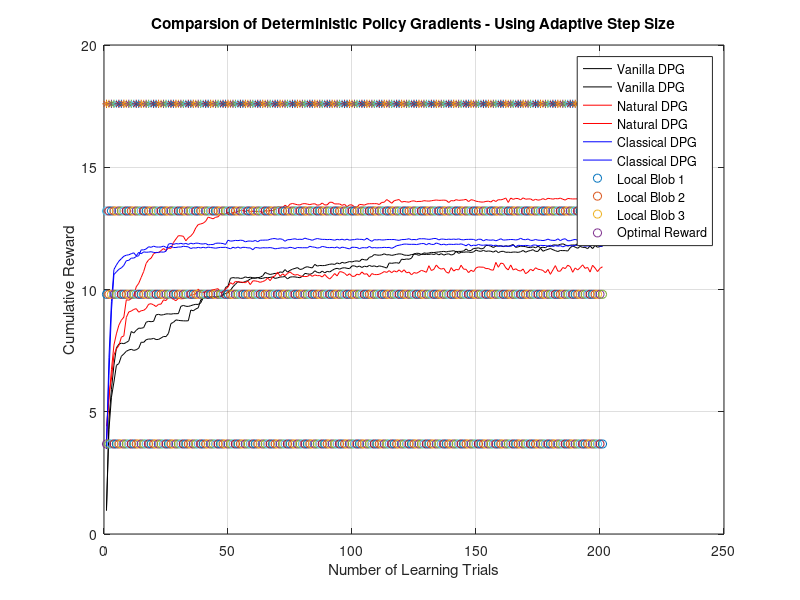

Reproduce this figure in MATLAB.
load('Results With Blobs.mat')
plot([1:201], aDPG_c_256, 'k', [1:201], aDPG_c_512, 'k',  [1:201], aNDPG_c_256, 'r', [1:201], aNDPG_c_512, 'r', [1:201], aNestDPG_c_256, 'b', [1:201], aNestDPG_c_512, 'b',  [1:201], rwdBlob1,'o', [1:201], rwdBlob2, 'o', [1:201], rwdBlob3, 'o', [1:201], totalReward,'*')

legend('Vanilla DPG', 'Vanilla DPG', 'Natural DPG', 'Natural DPG', 'Classical DPG', 'Classical DPG', 'Local Blob 1', 'Local Blob 2', 'Local Blob 3', 'Optimal Reward')

xlabel('Number of Learning Trials')
ylabel('Cumulative Reward')
title('Comparsion of Deterministic Policy Gradients - Using Adaptive Step Size')
grid on
